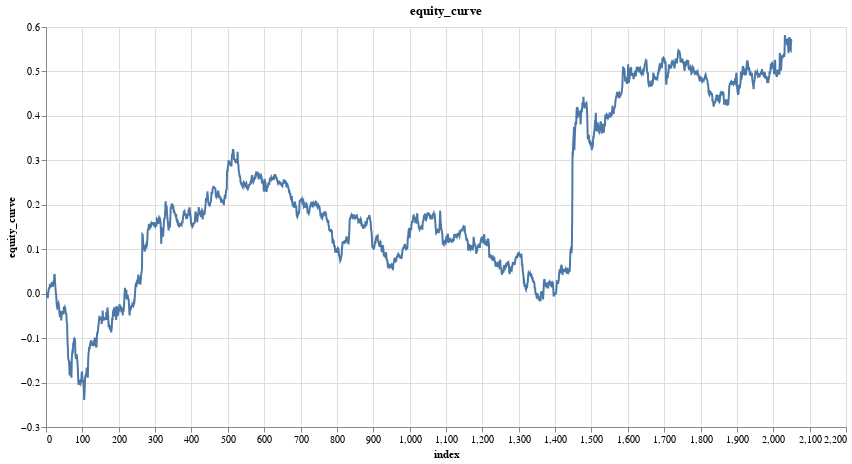

Notebook source saved alongside this figure:
### Code cell
features = ['close_log_return_lag_3']
model = LinearModel(len(features))
model_trades = research.learn_model_trades(ts, features, target, model, no_epochs=200, loss=nn.L1Loss())

research.plot_column(model_trades, 'equity_curve')

### Figure 1 — Vega specification as saved in the notebook (floating-point values rounded to 4 significant figures; data arrays with more than 128 entries replaced by an {"elided": "..."} marker saying what was removed)
{"$schema": "https://vega.github.io/schema/vega/v5.json", "data": [{"name": "param_6_store"}, {"name": "source_0", "values": {"elided": "2051 records"}}, {"name": "source_0_x_domain_index", "values": [{"min": 0, "max": 2050}]}, {"name": "source_0_y_domain_equity_curve", "values": [{"min": -0.239, "max": 0.582}]}], "signals": [{"name": "unit", "value": {}, "on": [{"events": "pointermove", "update": "isTuple(group()) ? group() : unit"}]}, {"name": "param_6", "update": "vlSelectionResolve(\"param_6_store\", \"union\")"}, {"name": "param_6_index", "on": [{"events": [{"source": "view", "type": "dblclick"}], "update": "null"}, {"events": {"signal": "param_6_translate_delta"}, "update": "panLinear(param_6_translate_anchor.extent_x, -param_6_translate_delta.x / width)"}, {"events": {"signal": "param_6_zoom_delta"}, "update": "zoomLinear(domain(\"x\"), param_6_zoom_anchor.x, param_6_zoom_delta)"}]}, {"name": "param_6_equity_curve", "on": [{"events": [{"source": "view", "type": "dblclick"}], "update": "null"}, {"events": {"signal": "param_6_translate_delta"}, "update": "panLinear(param_6_translate_anchor.extent_y, param_6_translate_delta.y / height)"}, {"events": {"signal": "param_6_zoom_delta"}, "update": "zoomLinear(domain(\"y\"), param_6_zoom_anchor.y, param_6_zoom_delta)"}]}, {"name": "param_6_tuple", "on": [{"events": [{"signal": "param_6_index || param_6_equity_curve"}], "update": "param_6_index && param_6_equity_curve ? {unit: \"\", fields: param_6_tuple_fields, values: [param_6_index,param_6_equity_curve]} : null"}]}, {"name": "param_6_tuple_fields", "value": [{"field": "index", "channel": "x", "type": "R"}, {"field": "equity_curve", "channel": "y", "type": "R"}]}, {"name": "param_6_translate_anchor", "value": {}, "on": [{"events": [{"source": "scope", "type": "pointerdown"}], "update": "{x: x(unit), y: y(unit), extent_x: domain(\"x\"), extent_y: domain(\"y\")}"}]}, {"name": "param_6_translate_delta", "value": {}, "on": [{"events": [{"source": "window", "between": [{"source": "scope", "type": "pointerdown"}, {"source": "window", "type": "pointerup"}], "consume": true, "type": "pointermove"}], "update": "{x: param_6_translate_anchor.x - x(unit), y: param_6_translate_anchor.y - y(unit)}"}]}, {"name": "param_6_zoom_anchor", "on": [{"events": [{"source": "scope", "consume": true, "type": "wheel"}], "update": "{x: invert(\"x\", x(unit)), y: invert(\"y\", y(unit))}"}]}, {"name": "param_6_zoom_delta", "on": [{"events": [{"source": "scope", "type": "wheel", "consume": true}], "update": "pow(1.001, event.deltaY * pow(16, event.deltaMode))", "force": true}]}, {"name": "param_6_modify", "on": [{"events": {"signal": "param_6_tuple"}, "update": "modify(\"param_6_store\", param_6_tuple, true)"}]}], "marks": [{"type": "line", "name": "marks", "from": {"data": "source_0"}, "sort": {"field": "x"}, "encode": {"update": {"stroke": {"value": "#4c78a8"}, "tooltip": {"signal": "{\"index\": format(datum[\"index\"], \"\"), \"equity_curve\": format(datum[\"equity_curve\"], \"\")}"}, "y": {"field": "equity_curve", "scale": "y"}, "x": {"field": "index", "scale": "x"}, "defined": {"signal": "isValid(datum[\"index\"]) && isFinite(+datum[\"index\"]) && isValid(datum[\"equity_curve\"]) && isFinite(+datum[\"equity_curve\"])"}}}, "clip": true, "style": ["line"], "interactive": true}], "scales": [{"name": "x", "type": "linear", "domain": [{"signal": "(data(\"source_0_x_domain_index\")[0] || {}).min"}, {"signal": "(data(\"source_0_x_domain_index\")[0] || {}).max"}], "range": [0, {"signal": "width"}], "nice": true, "domainRaw": {"signal": "param_6[\"index\"]"}, "zero": false}, {"name": "y", "type": "linear", "domain": [{"signal": "(data(\"source_0_y_domain_equity_curve\")[0] || {}).min"}, {"signal": "(data(\"source_0_y_domain_equity_curve\")[0] || {}).max"}], "range": [{"signal": "height"}, 0], "zero": true, "nice": true, "domainRaw": {"signal": "param_6[\"equity_curve\"]"}}], "axes": [{"scale": "x", "gridScale": "y", "minExtent": 0, "ticks": false, "zindex": 0, "domain": false, "labels": false, "orient": "bottom", "maxExtent": 0, "grid": true, "aria": false, "tickCount": {"signal": "ceil(width/40)"}}, {"scale": "y", "tickCount": {"signal": "ceil(height/40)"}, "orient": "left", "aria": false, "maxExtent": 0, "labels": false, "domain": false, "zindex": 0, "grid": true, "gridScale": "x", "minExtent": 0, "ticks": false}, {"scale": "x", "labelFlush": true, "tickCount": {"signal": "ceil(width/40)"}, "grid": false, "labelOverlap": true, "orient": "bottom", "title": "index", "zindex": 0}, {"scale": "y", "tickCount": {"signal": "ceil(height/40)"}, "zindex": 0, "title": "equity_curve", "grid": false, "labelOverlap": true, "orient": "left"}], "title": {"text": "equity_curve", "frame": "group"}, "background": "white", "padding": 5, "height": 400, "width": 800, "style": "cell"}
